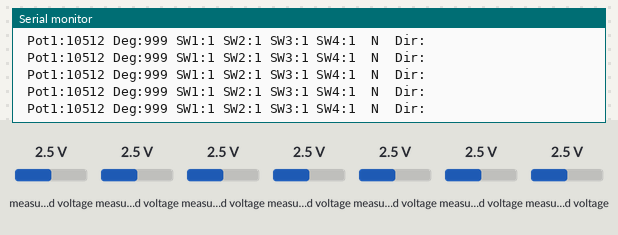
Bench run of a sketch on a simulated Arduino Micro, built with avr-gcc and run on an emulated ATmega32U4. Shown: the last lines printed to the serial monitor. Wiring (inferred from the names in the program): MCP3008 converter: CS pin 4. Inputs (shaded band) come from the test bench; at power-on: measured voltage 2.5 V. EEPROM starts erased; USB keyboard and mouse output is not drawn.

Above: at 1.2 s.
1.3 s: measured voltage (sensor 205) set to 0.1 V
At 1.34 s:
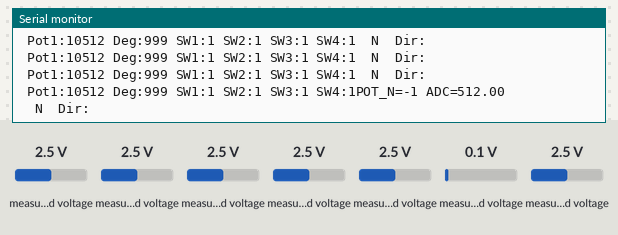
2.8 s: measured voltage (sensor 200) set to 0.1 V
At 4.5 s:
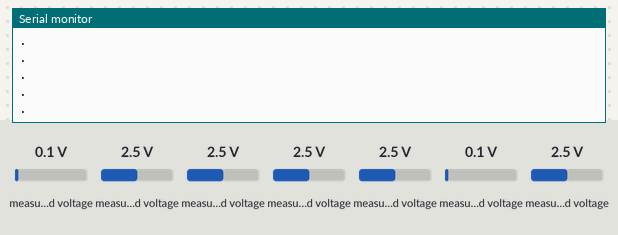
5.8 s: measured voltage (sensor 206) set to 0.1 V
At 5.83 s:
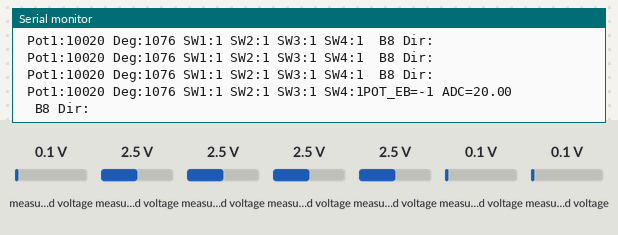
8.8 s: measured voltage (sensor 200) set to 1.2 V
At 8.96 s:
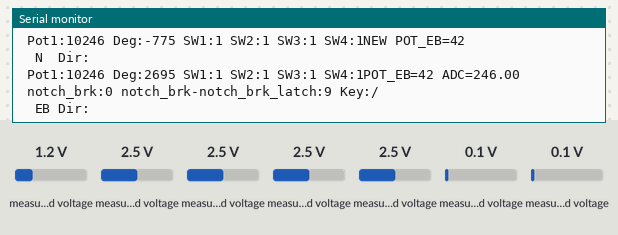
10.4 s: measured voltage (sensor 201) set to 0.1 V
At 10.43 s:
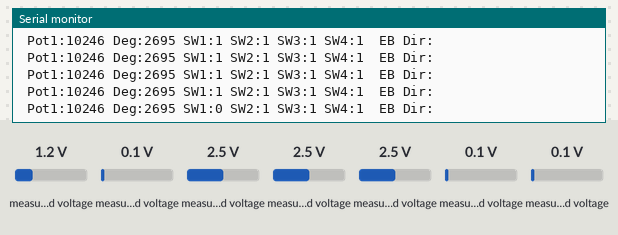
11.9 s: measured voltage (sensor 202) set to 0.1 V
At 13.89 s:
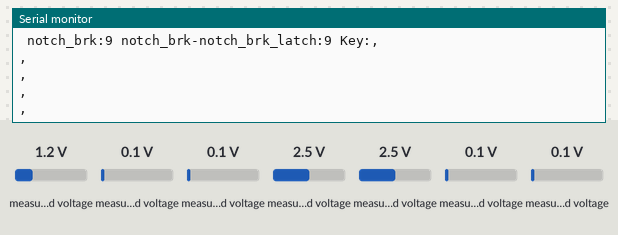
Timing chart, 0 to 14.4 s (numbered marks = the images above; inputs shaded):
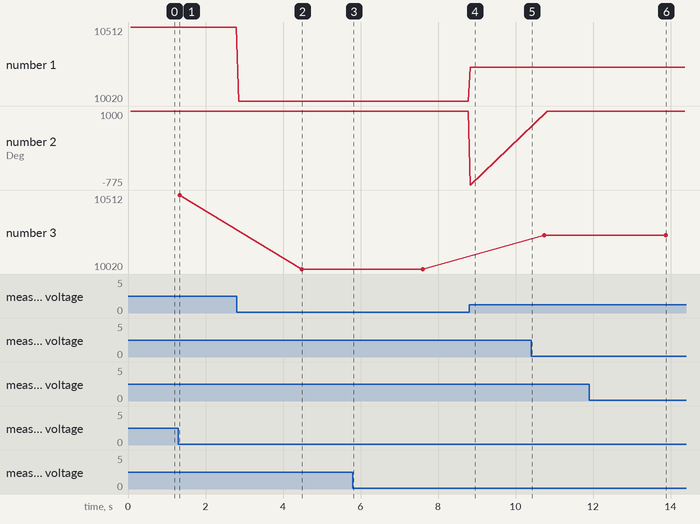

The sketch:

ME62_BVE_V1.ino
```cpp
//Adafruit MCP23017 Arduino Library を導入してください
//Arduino Micro または Leonard を使用してください

//簡単な説明
//マスコン5段、ブレーキ8段+EBです。それ以外は使用不可です。(今のところ)
//ノッチの移動量に応じて、各キーボードコマンドを打ち込んでいます。
//MC53側は真理値に基づいてノッチ(N,P1～P5)を指示します。レバーサも対応します。
//ME38側はポテンショの値を一旦角度換算し、ブレーキノッチ(N,B1～EB)を指示します。

//BVEゲーム開始時は、一旦ブレーキハンドルをN→B8、マスコンノッチはN、レバーさハンドルをB→N→Fと動かす等してリセットします。

#include <Adafruit_MCP23X17.h>
#include <Keyboard.h>
#include <EEPROM.h>

//マスコン入力ピンアサイン
#define PIN_MC_1 0
#define PIN_MC_2 1
#define PIN_MC_3 2
#define PIN_MC_4 3
#define PIN_MC_5 4
#define PIN_MC_DEC 5

//レバーサ入力ピンアサイン
#define PIN_MC_DIR_F 6
#define PIN_MC_DIR_B 7

//ホーン入力　※不要な場合はコメントアウト
#define PIN_HORN_1 8
#define PIN_HORN_2 9

#define SS2 4
#define CS_PIN SS


//↓デバッグのコメント(//)を解除するとシリアルモニタでデバッグできます
//
#define DEBUG

Adafruit_MCP23X17 mcp;
SPISettings settings = SPISettings( 1000000 , MSBFIRST , SPI_MODE0 );

int mcBit = 0;
int mcBit_latch = 0;
int notch_mc = 0;
int notch_mc_latch = 0;
int notch_mc_H = 0;
int notch_mc_H_latch = 0;
String notch_name = "";
int notch_brk = 0;
int notch_brk_latch = 0;
String notch_brk_name = "";
int iDir = 0;
int iDir_latch = 0;
String strDir = "";
bool Horn_1 = 0;
bool Horn_1_latch = 0;
bool Horn_2 = 0;
bool Horn_2_latch = 0;
float adj_N = 0.0;
float adj_EB = 0.0;

int POT_N = 0;
int POT_EB = 0;

unsigned long iniMillis_N = 0;
unsigned long iniMillis_EB = 0;
int setMode_N = 0;
int setMode_EB = 0;


void setup() {
  pinMode(SS2, OUTPUT);
  Serial.begin(115200);
  Keyboard.begin();

  if (!mcp.begin_SPI(CS_PIN)) {
    Serial.println("Error.");
    while (1);
  }

  // マスコンスイッチを全てプルアップ
  /*
  mcp.pinMode(PIN_MC_1, INPUT_PULLUP);
  mcp.pinMode(PIN_MC_2, INPUT_PULLUP);
  mcp.pinMode(PIN_MC_3, INPUT_PULLUP);
  mcp.pinMode(PIN_MC_4, INPUT_PULLUP);
  mcp.pinMode(PIN_MC_5, INPUT_PULLUP);
  mcp.pinMode(PIN_MC_DEC, INPUT_PULLUP);
  mcp.pinMode(PIN_MC_DIR_F, INPUT_PULLUP);
  mcp.pinMode(PIN_MC_DIR_B, INPUT_PULLUP);
  mcp.pinMode(PIN_HORN_1, INPUT_PULLUP);
  mcp.pinMode(PIN_HORN_2, INPUT_PULLUP);
*/
  EEPROM.get(0, POT_N);
  EEPROM.get(2, POT_EB);

}

void loop() {
  // LOW = pressed, HIGH = not pressed

  //シリアルモニタが止まるのを防止するおまじない
  if (Serial.available()) {
    Serial.readStringUntil('\n');
  }

  //read_MC();            //マスコンノッチ読込ルーチン
  //read_Dir();           //マスコンレバーサ読込ルーチン
  read_Break();//ブレーキハンドル読込ルーチン
  read_Break_Setting(); //ブレーキハンドル読込ルーチン(未実装)
  //read_Horn();
  keyboard_control();   //キーボード(HID)アウトプットルーチン

#ifdef DEBUG
  Serial.print(" ");
  Serial.print(notch_name);
  Serial.print(" ");
  Serial.print(notch_brk_name);
  Serial.print(" Dir:");
  Serial.print(strDir);
  Serial.println();
#endif

  delay(50);
}

//MCP3008ADコンバータ読取
int adcRead(byte ch) { // 0 .. 7
  byte channelData = (ch + 8 ) << 4;
  // Serial.println(String(channelData,BIN));
  SPI.beginTransaction(settings);
  digitalWrite(SS2, LOW);
  SPI.transfer(0b00000001); // Start bit 1
  byte highByte = SPI.transfer(channelData); // singleEnd
  byte lowByte = SPI.transfer(0x00); // dummy
  digitalWrite(SS2, HIGH);
  SPI.endTransaction();
  return ((highByte & 0x03) << 8) + lowByte ;
}

//MCP23S17マスコンノッチ状態読込 (MC53抑速ブレーキ対応)
void read_MC(void) {
  mcBit = mcp.readGPIOA();
  if (mcBit != mcBit_latch) {

#ifdef DEBUG
    Serial.print(!mcp.digitalRead(PIN_MC_1), DEC);
    Serial.print(!mcp.digitalRead(PIN_MC_2), DEC);
    Serial.print(!mcp.digitalRead(PIN_MC_3), DEC);
    Serial.print(!mcp.digitalRead(PIN_MC_4), DEC);
    Serial.print(!mcp.digitalRead(PIN_MC_5), DEC);
    Serial.print(!mcp.digitalRead(PIN_MC_DEC), DEC);
    Serial.print(!mcp.digitalRead(PIN_MC_DIR_F), DEC);
    Serial.print(!mcp.digitalRead(PIN_MC_DIR_B), DEC);
#endif

    if (mcp.digitalRead(PIN_MC_DEC)) {
      if (!mcp.digitalRead(PIN_MC_5)) {
        notch_mc = 14;
        notch_name = "P5";
      } else if (!mcp.digitalRead(PIN_MC_4)) {
        notch_mc = 13;
        notch_name = "P4";
      } else if (!mcp.digitalRead(PIN_MC_3)) {
        notch_mc = 12;
        notch_name = "P3";
      } else if (!mcp.digitalRead(PIN_MC_2)) {
        notch_mc = 11;
        notch_name = "P2";
      } else if (!mcp.digitalRead(PIN_MC_1)) {
        notch_mc = 10;
        notch_name = "P1";
      } else {
        notch_mc = 9;
        notch_mc_H = 20;
        notch_name = "N ";
      }
    } else {
      if (!mcp.digitalRead(PIN_MC_5)) {
        notch_mc_H = 21;
        notch_name = "H1";
      } else if (!mcp.digitalRead(PIN_MC_3) && mcp.digitalRead(PIN_MC_4)) {
        notch_mc_H = 22;
        notch_name = "H2";
      } else if (!mcp.digitalRead(PIN_MC_2) && mcp.digitalRead(PIN_MC_4)) {
        notch_mc_H = 23;
        notch_name = "H3";
      } else if (!mcp.digitalRead(PIN_MC_2) && !mcp.digitalRead(PIN_MC_4)) {
        notch_mc_H = 24;
        notch_name = "H4";
      } else if (!mcp.digitalRead(PIN_MC_3) && !mcp.digitalRead(PIN_MC_4)) {
        notch_mc_H = 25;
        notch_name = "H5";
      }
    }
#ifdef DEBUG
    Serial.print(" mc:");
    Serial.print(notch_mc);
    Serial.print(" mc_latch:");
    Serial.println(notch_mc_latch);
    Serial.print(" mc_H:");
    Serial.print(notch_mc_H);
    Serial.print(" mc_H_latch:");
    Serial.println(notch_mc_H_latch);
#endif
  }
  mcBit_latch = mcBit;
}

//マスコンレバーサ読取
void read_Dir(void) {
  if (!mcp.digitalRead(PIN_MC_DIR_F)) {
    iDir = 1;
    strDir = "F";
  } else if (!mcp.digitalRead(PIN_MC_DIR_B)) {
    iDir = -1;
    strDir = "B";
  } else {
    iDir = 0;
    strDir = "N ";
  }
}

//ブレーキ角度読取ZZ
void read_Break(void) {

  int deg = map(adcRead(0), POT_N , POT_EB , 0, 165);
#ifdef DEBUG
  Serial.print(" Pot1:");
  Serial.print(10000 + adcRead(0));

  Serial.print(" Deg:");
  Serial.print(1000 + deg);
#endif

  if (deg < 5) {
    notch_brk = 9;
    notch_brk_name = "N ";
  } else if ( deg < 15 ) {
    notch_brk = 8;
    notch_brk_name = "B1";
  } else if ( deg < 25 ) {
    notch_brk = 7;
    notch_brk_name = "B2";
  } else if ( deg < 35 ) {
    notch_brk = 6;
    notch_brk_name = "B3";
  } else if ( deg < 45 ) {
    notch_brk = 5;
    notch_brk_name = "B4";
  } else if ( deg < 55 ) {
    notch_brk = 4;
    notch_brk_name = "B5";
  } else if ( deg < 65 ) {
    notch_brk = 3;
    notch_brk_name = "B6";
  } else if ( deg < 75 ) {
    notch_brk = 2;
    notch_brk_name = "B7";
  } else if ( deg < 150 ) {
    notch_brk = 1;
    notch_brk_name = "B8";
  } else {
    notch_brk = 0;
    notch_brk_name = "EB";
  }

#ifdef DEBUG
  bool sw = 0;
  if (adcRead(1) < 512)sw = 0; else sw = 1;
  Serial.print(" SW1:");
  Serial.print(sw);

  if (adcRead(2) < 512)sw = 0; else sw = 1;
  Serial.print(" SW2:");
  Serial.print(sw);

  if (adcRead(3) < 512)sw = 0; else sw = 1;
  Serial.print(" SW3:");
  Serial.print(sw);

  if (adcRead(4) < 512)sw = 0; else sw = 1;
  Serial.print(" SW4:");
  Serial.print(sw);
#endif
}

//キーボード(HID)出力
void keyboard_control(void) {
  //マスコンノッチが前回と異なるとき
  if (notch_mc != notch_mc_latch ) {
    int d = abs(notch_mc - notch_mc_latch);
#ifdef DEBUG
    Serial.print(" notch_mc:");
    Serial.print(notch_mc);
    Serial.print(" notch_mc-notch_mc_latch:");
    Serial.print(d);
    Serial.print(" Key:");
#endif
    //力行ノッチ
    if ( notch_mc >= 9 && notch_mc_latch >= 9 && notch_mc <= 14 && notch_mc_latch <= 14 ) {
      //進段
      if ((notch_mc - notch_mc_latch) > 0) {
        for (int i = 0; i < d ; i ++) {
          Keyboard.write(0x5A);//"/"
#ifdef DEBUG
          Serial.println("Z");
#endif
        }
      }
      //戻し
      if ((notch_mc - notch_mc_latch) < 0) {
        for (int i = 0; i < d ; i ++) {
          Keyboard.write(0x41);//"/"
#ifdef DEBUG
          Serial.println("A");
#endif
        }
      }
    }
  }

  //抑速ノッチが前回と異なるとき
  if (notch_mc_H != notch_mc_H_latch ) {
    int d = abs(notch_mc_H - notch_mc_H_latch);
    //抑速ノッチ
    if ( notch_mc_H >= 20 && notch_mc_H_latch >= 20 && notch_mc_H <= 25 && notch_mc_H_latch <= 25 ) {
      //進段
      if ((notch_mc_H - notch_mc_H_latch) > 0) {
        for (int i = 0; i < d ; i ++) {
          Keyboard.write(0x51);//"/"
#ifdef DEBUG
          Serial.println("Q");
#endif
        }
      }
      //戻し
      if ((notch_mc_H - notch_mc_H_latch) < 0) {
        for (int i = 0; i < d ; i ++) {
          Keyboard.write(0x41);//"/"
#ifdef DEBUG
          Serial.println("A");
#endif
        }
      }
    }
  }


  //ブレーキノッチ(角度)が前回と異なるとき
  if (notch_brk != notch_brk_latch) {
    int d = abs(notch_brk - notch_brk_latch);
#ifdef DEBUG
    Serial.print(" notch_brk:");
    Serial.print(notch_brk);
    Serial.print(" notch_brk-notch_brk_latch:");
    Serial.print(d);
    Serial.print(" Key:");
#endif
    //ブレーキノッチ
    if ( notch_brk <= 9 && notch_brk_latch <= 9 && notch_brk > 0) {
      //戻し
      if ((notch_brk - notch_brk_latch) > 0) {
        for (int i = 0; i < d ; i ++) {
          Keyboard.write(0x2C);//","
#ifdef DEBUG
          Serial.println(",");
#endif
        }
      }
      //ブレーキ
      if ((notch_brk - notch_brk_latch) < 0) {
        for (int i = 0; i < d ; i ++) {
          Keyboard.write(0x2E);//"."
#ifdef DEBUG
          Serial.println(".");
#endif
        }
      }
    }
    if (notch_brk == 0) {
      Keyboard.write(0x2F);//"/"
#ifdef DEBUG
      Serial.println("/");
#endif
    }
  }

  //レバーサが前回と異なるとき
  if (iDir != iDir_latch) {
    int d = abs(iDir - iDir_latch);
#ifdef DEBUG
    Serial.print(" iDir:");
    Serial.print(iDir);
#endif
    //前進
    if ((iDir - iDir_latch) > 0) {
      for (int i = 0; i < d ; i ++) {
        Keyboard.write(0xDA);//"↑"
#ifdef DEBUG
        Serial.println("↑");
#endif
      }
    }
    //後退
    if ((iDir - iDir_latch) < 0) {
      for (int i = 0; i < d ; i ++) {
        Keyboard.write(0xD9);//"↓"
#ifdef DEBUG
        Serial.println("↓");
#endif
      }
    }
  }

  notch_mc_latch = notch_mc;
  notch_mc_H_latch = notch_mc_H;
  notch_brk_latch = notch_brk;
  iDir_latch = iDir;
}

//ブレーキ角度調整
void read_Break_Setting(void) {
  int value = 0;
  bool n = (adcRead(5) < 512);
  bool eb = (adcRead(6) < 512);
  if (n) {
    if (setMode_N == 0) {
      adj_N = adcRead(0);
      setMode_N = 1;
      iniMillis_N = millis();
      Serial.print("POT_N=");
      Serial.print(EEPROM.get(0, value));
      Serial.print(" ADC=");
      Serial.println(adj_N);
    } else if (setMode_N == 1) {
      if (millis() - iniMillis_N > 3000) {
        setMode_N = 2;
        //Serial.println("Mode_1");
      }
      adj_N = adj_N * 0.9 + adcRead(0) * 0.1;
      //Serial.println("Mode_1");
    } else if (setMode_N == 2) {
      setMode_N = 0;
      POT_N = (int) adj_N;
      EEPROM.put(0, POT_N );
      Serial.print("NEW POT_N=");
      Serial.println(POT_N);
    }
  } else {
    setMode_N = 0;
  }

  if (eb) {
    if (setMode_EB == 0) {
      adj_EB = adcRead(0);
      setMode_EB = 1;
      iniMillis_EB = millis();
      Serial.print("POT_EB=");
      Serial.print(EEPROM.get(2, value));
      Serial.print(" ADC=");
      Serial.println(adj_EB);
    } else if (setMode_EB == 1) {
      if (millis() - iniMillis_EB > 3000) {
        setMode_EB = 2;
        //Serial.println("Mode_1");
      }
      adj_EB = adj_EB * 0.9 + adcRead(0) * 0.1;
      //Serial.println("Mode_1");
    } else if (setMode_EB == 2) {
      setMode_EB = 0;
      POT_EB = (int) adj_EB;
      EEPROM.put(2, POT_EB);
      Serial.print("NEW POT_EB=");
      Serial.println(POT_EB);
    }
  } else {
    setMode_EB = 0;
  }
}

void read_Horn(void) {
  Horn_1 = !mcp.digitalRead(PIN_HORN_1);
  if ( Horn_1 != Horn_1_latch )
  {
    if (Horn_1) {
      Keyboard.press(0xB0);//"Enter"
    } else {
      Keyboard.release(0xB0);
    }
  }
  Horn_1_latch = Horn_1;

  Horn_2 = !mcp.digitalRead(PIN_HORN_2);
  if ( Horn_2 != Horn_2_latch )
  {
    if (Horn_2 ) {
      Keyboard.press(0xDF);//"Enter"
    } else {
      Keyboard.release(0xDF);
    }
  }
  Horn_2_latch = Horn_2;
}
```

Measured:
- after the input at 1.3 s, the serial monitor: prints a new line at once (image 1)
- after the input at 2.8 s, the serial monitor: prints a new line after 0.05 s (image 2)
- after the input at 5.8 s, the serial monitor: prints a new line at once (image 3)
- after the input at 8.8 s, the serial monitor: prints a new line at once (image 4)
- after the input at 10.4 s, the serial monitor: prints a new line at once (image 5)
- after the input at 11.9 s, the serial monitor: prints a new line at once (image 6)
- plotted number 1: 10512 → 10020 after the input at 2.8 s, 10020 → 10246 after the input at 8.8 s
- plotted number 2: 1000 → -775 after the input at 8.8 s
